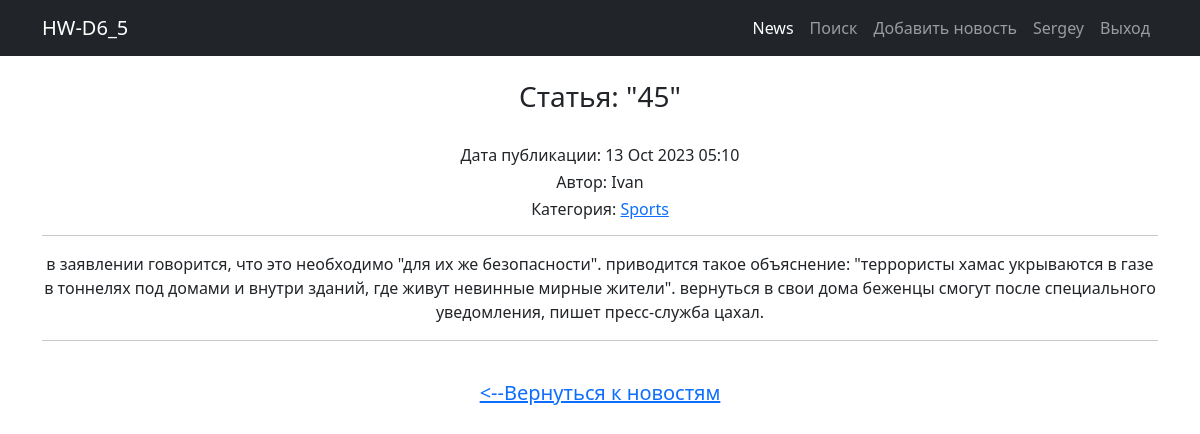
Page /news/68/ (signed in) on the committed database.
### news/models.py (models this page shows, shortened)
class Post(models.Model):
    author = models.ForeignKey(Author, on_delete=models.CASCADE)
    NEWS = 'NW'
    ARTICLE = 'AR'
    CATEGORY_CHOICES = (
        (NEWS, 'Новость'),
        (ARTICLE, 'Статья')
    )
    categoryType = models.CharField(max_length=2, choices=CATEGORY_CHOICES, default=ARTICLE)
    dateCreation = models.DateTimeField(auto_now_add=True)
    postCategory = models.ManyToManyField(Category, through='PostCategory')
    title = models.CharField(max_length=128)
    text = models.TextField()
    rating = models.SmallIntegerField(default=0)

class Author(models.Model):
    authorUser = models.OneToOneField(User, on_delete=models.CASCADE)
    ratingAuthor = models.SmallIntegerField(default=0)
    def __str__(self):
        return f'{self.authorUser}'

class Category(models.Model):
    name = models.CharField(max_length=64, unique=True)
    subscribers = models.ManyToManyField(User, blank=True) # подписчики

### news/views.py (the view)
# urls.py: path('<int:pk>/', cache_page(10*5) (PostDetailView.as_view()), name='post_detail'), # Ссылка на детали статьи   # добавим кэширование на детали
class PostDetailView(LoginRequiredMixin, DetailView):
    template_name = 'news_app/post_detail.html'
    queryset = Post.objects.all()

### news/templatetags/custom_filters.py (called while the page is built)
@register.filter(name='censor') # регистрируем наш фильтр под именем censor,
def censor(censor_text): # первый аргумент здесь — это то значение, к которому надо применить фильтр,
    for word in censor_words:
        censor_text = censor_text.lower().replace(word.lower(), '*censor*')  # переводим в строчные буквы, заменяем на *censor*
    return censor_text # возвращаемое функцией значение — это то значение, которое подставится к нам в шаблон

### templates/news_app/post_detail.html (shortened to what this page needs)
{% extends 'flatpages/default.html' %}
{% load custom_filters %}
{% block content %}
    <br>
    <h3>Статья: "{{ post.title|censor }}"</h3><br>
    <h6>Дата публикации: {{ post.dateCreation|date:'d M Y h:m' }}</h6>
    <h6>Автор: {{ post.author }}</h6>
    <h6>Категория:
    {% for c in post.postCategory.values %}
        <a href="{% url 'category' c.id %}">{{c.name}}</a>
    {% endfor %}</h6>
    <hr>
    {{ post.text|censor }}
    <hr>
    <br>
    <h5><a href="/news/"> <--Вернуться к новостям </a></h5>
    <br>
{% endblock content %}

### templates/flatpages/default.html (shortened to what this page needs)
{% load static %}
<!DOCTYPE html>
<html lang="en">
    <head>
        <link href="{% static 'css/styles.css' %}" rel="stylesheet" />
    </head>
    <body>
        <nav class="navbar navbar-expand-lg navbar-dark bg-dark">
            <div class="container">
                <a class="navbar-brand" href="/news/">HW-D6_5</a>
                <div class="collapse navbar-collapse" id="navbarSupportedContent">
                    <ul class="navbar-nav ms-auto mb-2 mb-lg-0">
                        <li class="nav-item"><a class="nav-link active" aria-current="page" href="/news/">News</a></li>
                        <li class="nav-item"><a class="nav-link" aria-current="page" href="/news/search">Поиск</a>
                        <li class="nav-item"><a class="nav-link" aria-current="page" href="/news/add">Добавить новость</a></li>
                        {% if user.is_authenticated %}
                            <li class="nav-item"><a class="nav-link" aria-current="page" href="http://127.0.0.1:8000/">{{user.username}}</a></li>
                            <li class="nav-item"><a class="nav-link" aria-current="page" href="/sign/logout/">Выход</a></li>
                        {% else %}
                            <li class="nav-item"><a class="nav-link" aria-current="page" href="/sign/login/">Вход</a></li>
                            <li class="nav-item"><a class="nav-link" aria-current="page" href="/sign/signup/">Регистрация</a></li>
                        {% endif %}
                    </ul>
                </div>
            </div>
        </nav>
        <div class="container">
                <div class="row">
                    <div class="col-lg-12 text-center">
                        {% block content %}{% endblock content %}
                    </div>
                </div>
        </div>
    </body>
</html>

### rows in the picture
Post: title|censor "45", dateCreation "13 Oct 2023 05:10", author "Ivan", text|censor "в заявлении говорится, что это необходимо \"для их же безопасности\". приводится такое объяснение: \"террористы хамас укрываются в газе в тоннелях под домами и внутри зданий, где живут невинные мирные жители\". вернуться в свои дома беженцы смогут после специального уведомления, пишет пресс-служба цахал."
Category: name "Sports"

### other values in the picture
{{ user.username }} "Sergey"
